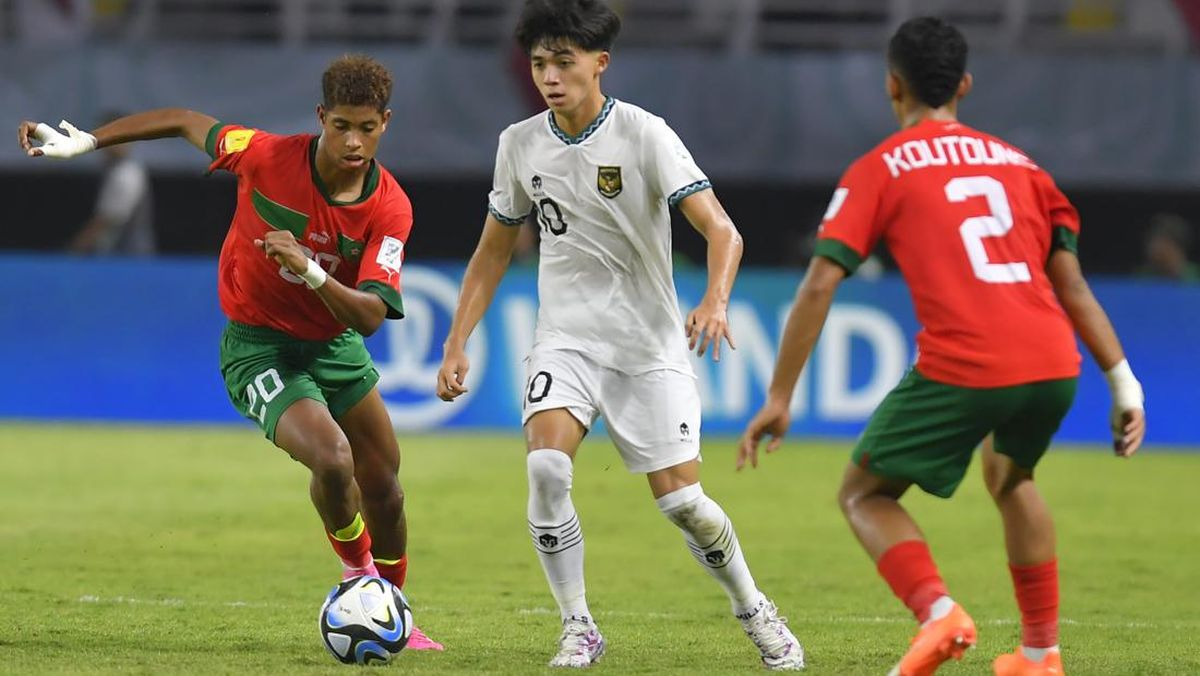
#> input picture 3-Segmentation/bola2.jpg, 1200 x 676 px
$ python isoda.py
#> lines starting #> are read from the running program, lines starting #| are printed output that depends on the picture
import numpy as np
import cv2
from sklearn.cluster import KMeans

# Load an image (replace 'your_image.jpg' with the actual image file)
image_path = 'bola2.jpg'
image = cv2.imread(image_path)
#> image is the input picture: shape (676, 1200, 3); mean B, G, R 95.2, 113.4, 117.4
image = cv2.cvtColor(image, cv2.COLOR_BGR2RGB)

# Reshape the image to a 2D array of pixels
pixels = image.reshape((-1, 3))

# Apply ISODATA clustering (K-Means with dynamic cluster adaptation)
def isodata_clustering(data, max_clusters, min_samples=5, max_iter=100):
#> called with data = array of shape (811200, 3), max_clusters = 6, min_samples = 5, max_iter = 100
    kmeans = KMeans(n_clusters=max_clusters, random_state=42)
    kmeans.fit(data)
    labels = kmeans.labels_
    centers = kmeans.cluster_centers_

    for _ in range(max_iter):
        cluster_sizes = np.bincount(labels)
        mask = cluster_sizes > min_samples
        if mask.sum() == 0:
            break

        kmeans = KMeans(n_clusters=mask.sum(), random_state=42, init=centers[mask])
        kmeans.fit(data)
        labels = kmeans.labels_
        centers = kmeans.cluster_centers_

    return labels, centers

# Apply ISODATA clustering
num_clusters = 6  # Adjust the number of clusters as needed
isodata_labels, isodata_centers = isodata_clustering(pixels, num_clusters)
#> isodata_centers = [[199.7, 51.22, 41.78], [151.6, 160.5, 82.52], [49.57, 92.88, 180.6], [201.2, 202, 204], [42.66, 39.91, 33.12], [79.83, 81.9, 83.75]]

# Replace each pixel with its corresponding cluster center
segmented_image = isodata_centers[isodata_labels].reshape(image.shape)
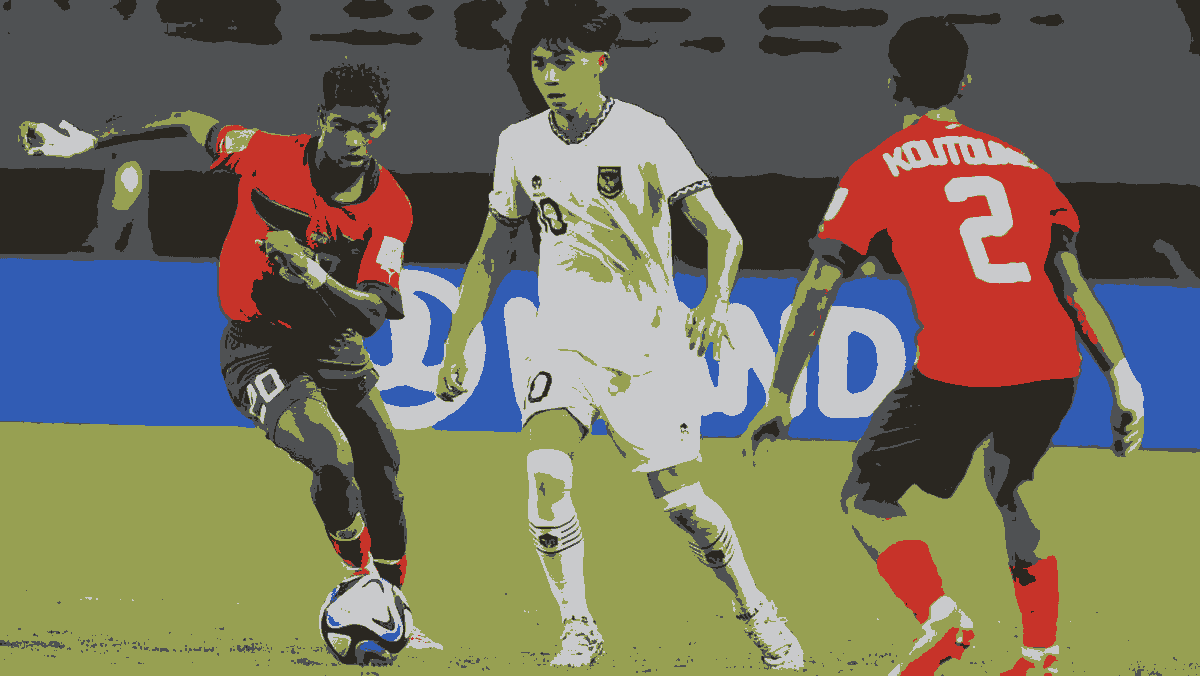
#> segmented_image: shape (676, 1200, 3) float64; mean R, G, B 117.4, 113.4, 95.2

# Display the original and segmented images
cv2.imshow('Original Image', cv2.cvtColor(image, cv2.COLOR_RGB2BGR))
cv2.imshow('Segmented Image', cv2.cvtColor(segmented_image.astype(np.uint8), cv2.COLOR_RGB2BGR))
cv2.waitKey(0)
cv2.destroyAllWindows()
